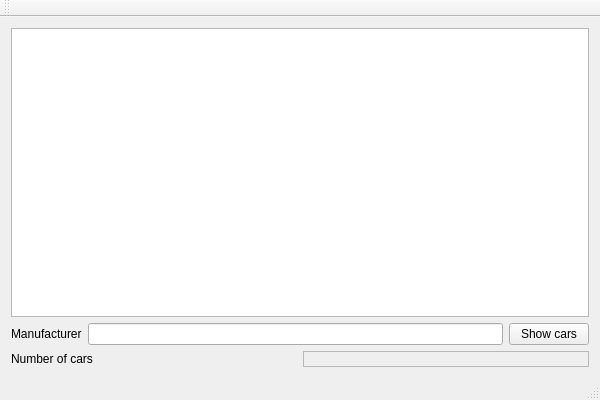
<?xml version="1.0" encoding="UTF-8"?>
<ui version="4.0">
 <class>TestWeek13Class</class>
 <widget class="QMainWindow" name="TestWeek13Class">
  <property name="geometry">
   <rect>
    <x>0</x>
    <y>0</y>
    <width>600</width>
    <height>400</height>
   </rect>
  </property>
  <property name="windowTitle">
   <string>TestWeek13</string>
  </property>
  <widget class="QWidget" name="centralWidget">
   <layout class="QVBoxLayout" name="verticalLayout">
    <item>
     <widget class="QListWidget" name="CarsListWidget"/>
    </item>
    <item>
     <layout class="QHBoxLayout" name="horizontalLayout">
      <item>
       <widget class="QLabel" name="ManufacturerLabel">
        <property name="text">
         <string>Manufacturer</string>
        </property>
       </widget>
      </item>
      <item>
       <widget class="QLineEdit" name="ManufacturerLineEdit"/>
      </item>
      <item>
       <widget class="QPushButton" name="ShowCarsButton">
        <property name="text">
         <string>Show cars</string>
        </property>
       </widget>
      </item>
     </layout>
    </item>
    <item>
     <layout class="QHBoxLayout" name="horizontalLayout_2">
      <item>
       <widget class="QLabel" name="NumberCarsLabel">
        <property name="text">
         <string>Number of cars</string>
        </property>
       </widget>
      </item>
      <item>
       <widget class="QLabel" name="NumberCarsValueLabel">
        <property name="frameShape">
         <enum>QFrame::StyledPanel</enum>
        </property>
        <property name="text">
         <string/>
        </property>
       </widget>
      </item>
     </layout>
    </item>
   </layout>
  </widget>
  <widget class="QMenuBar" name="menuBar">
   <property name="geometry">
    <rect>
     <x>0</x>
     <y>0</y>
     <width>600</width>
     <height>31</height>
    </rect>
   </property>
  </widget>
  <widget class="QToolBar" name="mainToolBar">
   <attribute name="toolBarArea">
    <enum>TopToolBarArea</enum>
   </attribute>
   <attribute name="toolBarBreak">
    <bool>false</bool>
   </attribute>
  </widget>
  <widget class="QStatusBar" name="statusBar"/>
 </widget>
 <layoutdefault spacing="6" margin="11"/>
 <resources>
  <include location="TestWeek13.qrc"/>
 </resources>
 <connections/>
</ui>
